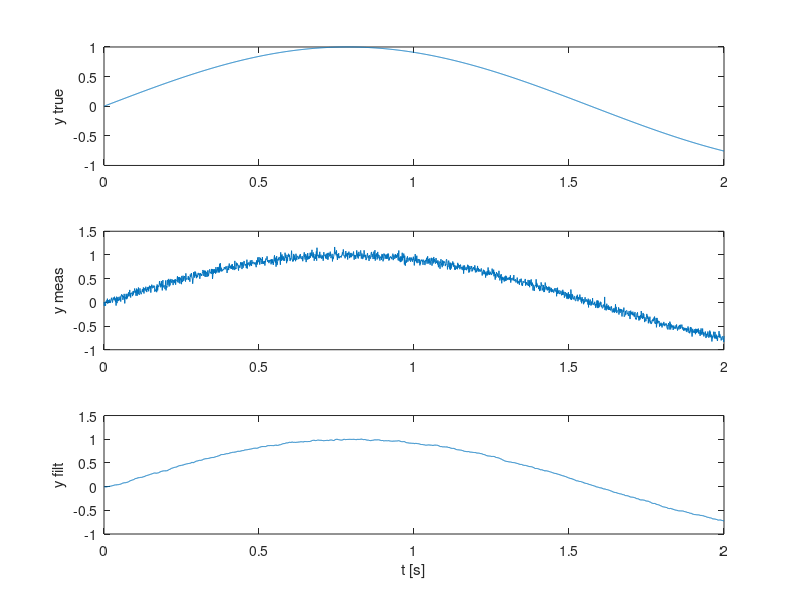

Write MATLAB code to recreate this figure.
% Parameters
tau  = 0.02;          % time constant [s]
omega_c = 1 / tau;

% Continuous-time transfer function F(s) = omega_c / (s + omega_c)
s = tf('s');
F = omega_c / (s + omega_c);

% Example: true signal and noisy measurement
dt   = 0.001;
t    = 0:dt:2;
omega_signal = 2.0;
y_true = sin(omega_signal * t);
noise  = 0.05 * randn(size(t));
y_meas = y_true + noise;

% Filtered measurement via lsim
y_filt = lsim(F, y_meas, t);

% Plot for inspection
figure;
subplot(3,1,1); plot(t, y_true); ylabel('y true');
subplot(3,1,2); plot(t, y_meas); ylabel('y meas');
subplot(3,1,3); plot(t, y_filt); ylabel('y filt'); xlabel('t [s]');

% Simulink:
%  - Place a Transfer Fcn block with numerator [omega_c] and denominator [1 omega_c].
%  - Feed the sensor signal into the block; use the block output as the filtered measurement.
